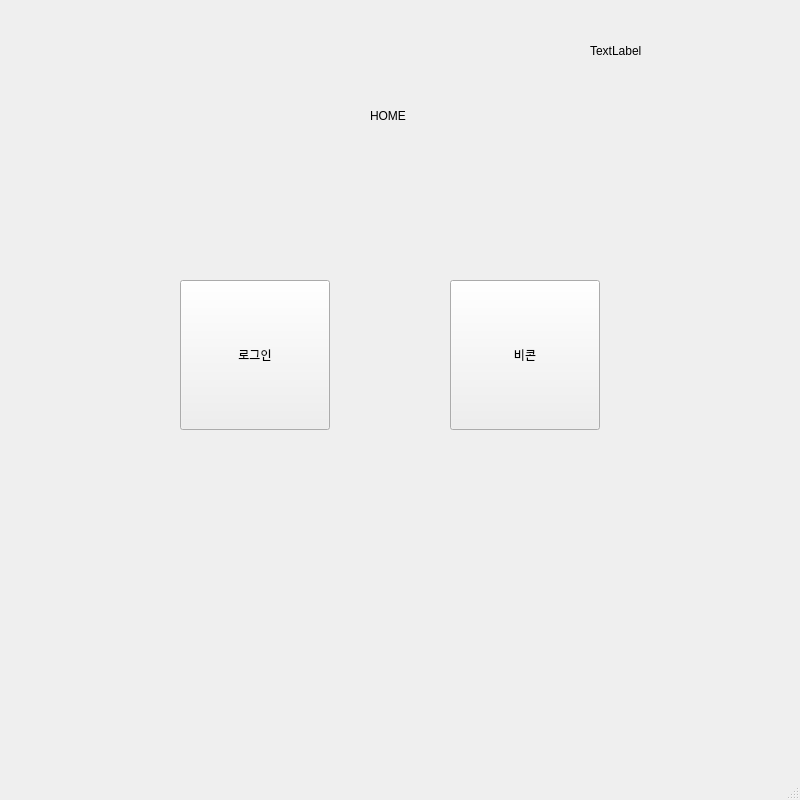
<?xml version="1.0" encoding="UTF-8"?>
<ui version="4.0">
 <class>MainWindow</class>
 <widget class="QMainWindow" name="MainWindow">
  <property name="geometry">
   <rect>
    <x>0</x>
    <y>0</y>
    <width>800</width>
    <height>800</height>
   </rect>
  </property>
  <property name="windowTitle">
   <string>MainWindow</string>
  </property>
  <widget class="QWidget" name="centralwidget">
   <widget class="QStackedWidget" name="stackedWidget">
    <property name="geometry">
     <rect>
      <x>0</x>
      <y>0</y>
      <width>800</width>
      <height>800</height>
     </rect>
    </property>
    <property name="currentIndex">
     <number>0</number>
    </property>
    <widget class="QWidget" name="page">
     <widget class="QPushButton" name="pt_login">
      <property name="geometry">
       <rect>
        <x>180</x>
        <y>280</y>
        <width>150</width>
        <height>150</height>
       </rect>
      </property>
      <property name="text">
       <string>로그인</string>
      </property>
     </widget>
     <widget class="QPushButton" name="pt_beacon">
      <property name="geometry">
       <rect>
        <x>450</x>
        <y>280</y>
        <width>150</width>
        <height>150</height>
       </rect>
      </property>
      <property name="text">
       <string>비콘</string>
      </property>
     </widget>
     <widget class="QLabel" name="label">
      <property name="geometry">
       <rect>
        <x>370</x>
        <y>80</y>
        <width>41</width>
        <height>71</height>
       </rect>
      </property>
      <property name="text">
       <string>HOME</string>
      </property>
     </widget>
     <widget class="QLabel" name="label_4">
      <property name="geometry">
       <rect>
        <x>590</x>
        <y>30</y>
        <width>171</width>
        <height>41</height>
       </rect>
      </property>
      <property name="text">
       <string>TextLabel</string>
      </property>
     </widget>
    </widget>
    <widget class="QWidget" name="page_2">
     <widget class="QLineEdit" name="lineEdit">
      <property name="geometry">
       <rect>
        <x>330</x>
        <y>280</y>
        <width>113</width>
        <height>20</height>
       </rect>
      </property>
     </widget>
     <widget class="QLineEdit" name="lineEdit_2">
      <property name="geometry">
       <rect>
        <x>330</x>
        <y>330</y>
        <width>113</width>
        <height>20</height>
       </rect>
      </property>
     </widget>
     <widget class="QLabel" name="label_2">
      <property name="geometry">
       <rect>
        <x>250</x>
        <y>280</y>
        <width>56</width>
        <height>12</height>
       </rect>
      </property>
      <property name="text">
       <string>ID</string>
      </property>
     </widget>
     <widget class="QLabel" name="label_3">
      <property name="geometry">
       <rect>
        <x>250</x>
        <y>330</y>
        <width>56</width>
        <height>12</height>
       </rect>
      </property>
      <property name="text">
       <string>password</string>
      </property>
     </widget>
     <widget class="QPushButton" name="pushButton">
      <property name="geometry">
       <rect>
        <x>480</x>
        <y>280</y>
        <width>75</width>
        <height>71</height>
       </rect>
      </property>
      <property name="text">
       <string>LOGIN</string>
      </property>
     </widget>
    </widget>
   </widget>
  </widget>
  <widget class="QMenuBar" name="menubar">
   <property name="geometry">
    <rect>
     <x>0</x>
     <y>0</y>
     <width>800</width>
     <height>21</height>
    </rect>
   </property>
  </widget>
  <widget class="QStatusBar" name="statusbar"/>
 </widget>
 <resources/>
 <connections/>
</ui>
